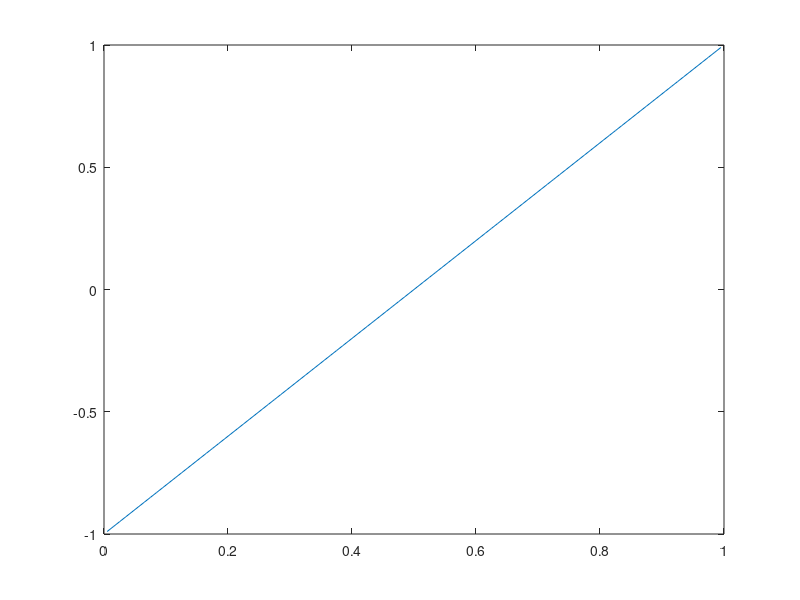

MATLAB code for this plot: (Note: this script raises an error after producing the figure.)
clear all
close all
global GelState GelSimParams
addpath('../')


GelSimParams.Ncell = 100;
GelSimParams.dt = 0.1;
timevec = 0:GelSimParams.dt:2;
M = length(timevec)-1
GelSimParams.hx = 1/GelSimParams.Ncell;


GelState.Xcell = linspace(GelSimParams.hx/2,1-GelSimParams.hx/2,GelSimParams.Ncell)';
GelState.ThetaS = ones(GelSimParams.Ncell+2,1);

rightval = 1;
slope = 2;

C = slope*(GelState.Xcell - 1) + rightval;
plot(GelState.Xcell,C)
pause;

D = 1;
k = 2;
L = BackEulOperatorConstruct(D,GelSimParams.dt,k);
%%When it is ONLY diffusive flux that I am considering, this equates to the
%%left boundary condition Flux = k*C_x=0


for i = 1:M
time = GelSimParams.dt*i;
rhs = C;
rhs(end) = rhs(end) + rightval*D*GelSimParams.dt*2/(GelSimParams.hx^2);
Cnew = L\rhs;
plot(GelState.Xcell,Cnew)
xlim([0 1])
pause(0.1)
C = Cnew;
end
time

% true = 1 + exp(-D*pi*pi*time/4)*cos(pi*GelState.Xcell/2);
% 
% error = abs(true - C);
% 
% Linf = max(error)
% L1 = sum(error)*GelSimParams.hx
% L2 = sqrt(sum(error.^2)*GelSimParams.hx)


rmpath('../')